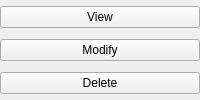
                    <widget class="QWidget" name="widget_2" native="true">
                     <property name="sizePolicy">
                      <sizepolicy hsizetype="Fixed" vsizetype="Preferred">
                       <horstretch>0</horstretch>
                       <verstretch>0</verstretch>
                      </sizepolicy>
                     </property>
                     <property name="minimumSize">
                      <size>
                       <width>110</width>
                       <height>0</height>
                      </size>
                     </property>
                     <layout class="QVBoxLayout" name="verticalLayout_8">
                      <property name="spacing">
                       <number>5</number>
                      </property>
                      <property name="leftMargin">
                       <number>0</number>
                      </property>
                      <property name="topMargin">
                       <number>0</number>
                      </property>
                      <property name="rightMargin">
                       <number>0</number>
                      </property>
                      <property name="bottomMargin">
                       <number>0</number>
                      </property>
                      <item>
                       <widget class="QPushButton" name="ViewDoctor">
                        <property name="text">
                         <string>View</string>
                        </property>
                       </widget>
                      </item>
                      <item>
                       <widget class="QPushButton" name="ModifyDoctor">
                        <property name="text">
                         <string>Modify</string>
                        </property>
                       </widget>
                      </item>
                      <item>
                       <widget class="QPushButton" name="DeleteDoctor">
                        <property name="text">
                         <string>Delete</string>
                        </property>
                       </widget>
                      </item>
                     </layout>
                    </widget>
